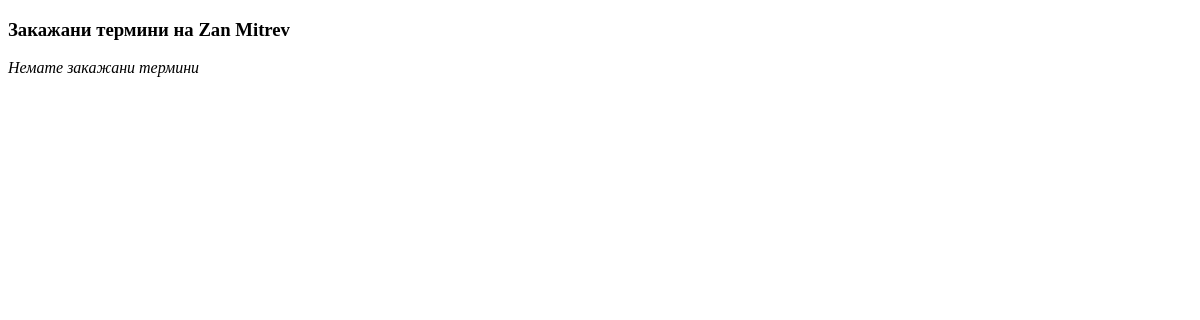
Before: /doctor/3/upcomingAppointments/ (signed in) with the older database file.
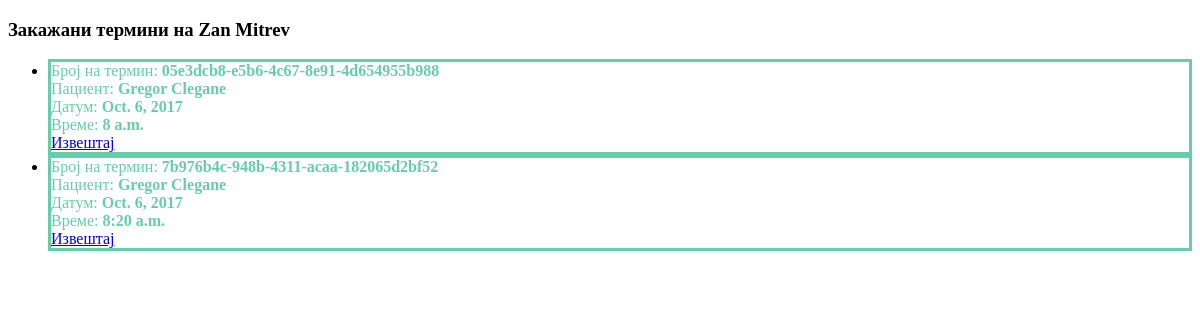
After: the same page with the newer database file.
### login/models.py (models this page shows, shortened)
class Doctor(models.Model):
    user = models.OneToOneField(User, on_delete=models.CASCADE)
    name = models.CharField(max_length=30)
    surname = models.CharField(max_length=30)
    doctor_id = models.CharField(max_length=6)
    is_general_practitioner = models.BooleanField(default=False)
    hospital = models.ForeignKey(Hospital, blank=True, null=True, on_delete=models.SET_NULL)

class Appointment(models.Model):
    appointment_number = models.UUIDField(default=uuid.uuid4, editable=False, unique=True)
    patient = models.ForeignKey(Patient, on_delete=models.DO_NOTHING)
    doctor = models.ForeignKey(Doctor, on_delete=models.DO_NOTHING)
    date = models.DateField()
    time = models.TimeField()
    has_report_added = models.BooleanField(default=False)

class Patient(models.Model):
    user = models.OneToOneField(User, on_delete=models.CASCADE)
    name = models.CharField(max_length=30)
    surname = models.CharField(max_length=30)
    ssn = models.CharField(max_length=13, validators=[
        RegexValidator(regex='^[0-9]{13}$', message='SSN must be 13 digits', code='nomatch')
    ])
    date_of_birth = models.DateField()
    address = models.CharField(max_length=30)
    general_practitioner = models.ForeignKey(Doctor, blank=True, null=True, on_delete=models.SET_NULL)
    def __str__(self):
        return "%s %s" % (self.name, self.surname)

### doctor/views.py (the view, shortened to what this page needs)
# urls.py: url(r'^doctor/(?P<doctor_id>[0-9]+)/upcomingAppointments/$', views.UpcomingAppointmentsView.as_view(),
class UpcomingAppointmentsView(View):
    template_name = 'doctor/upcoming_appointments.html'
    def get(self, request, doctor_id):
        doctor = Doctor.objects.get(user__pk=request.user.id)
        appointments = doctor.appointment_set.filter(has_report_added=False)
        context = {
            'doctor': doctor,
            'appointments': appointments
        }
        return render(request, self.template_name, context)

### doctor/templates/doctor/upcoming_appointments.html (shortened to what this page needs)
<!DOCTYPE html>
<html lang="en">
<head>
</head>
<body>
<h3>Закажани термини на {{ doctor.name }} {{ doctor.surname }}</h3>
{% if appointments.count == 0 %}
    <div>
        <i>Немате закажани термини</i>
    </div>
{% else %}
    <ul>
        {% for appointment in appointments %}
            <li>
                <div style="border: solid; color: mediumaquamarine;">
                    Број на термин: <b>{{ appointment.appointment_number }}</b><br/>
                    Пациент: <b>{{ appointment.patient }}</b><br/>
                    Датум: <b>{{ appointment.date }}</b><br/>
                    Време: <b>{{ appointment.time }}</b><br/>
                    <a href="{% url 'doctor:appointment_details' doctor_id=appointment.doctor.user.id appointment_id=appointment.id %}">Извештај</a>
                </div>
            </li>
        {% endfor %}
    </ul>
{% endif %}
</body>
</html>

Changed rows visible on the page:
added Appointment: appointment_number "05e3dcb8-e5b6-4c67-8e91-4d654955b988", patient "Gregor Clegane", date "Oct. 6, 2017", time "8 a.m."
added Appointment: appointment_number "7b976b4c-948b-4311-acaa-182065d2bf52", patient "Gregor Clegane", date "Oct. 6, 2017", time "8:20 a.m."
Other visible differences:
text no longer shown: "Немате закажани термини"
